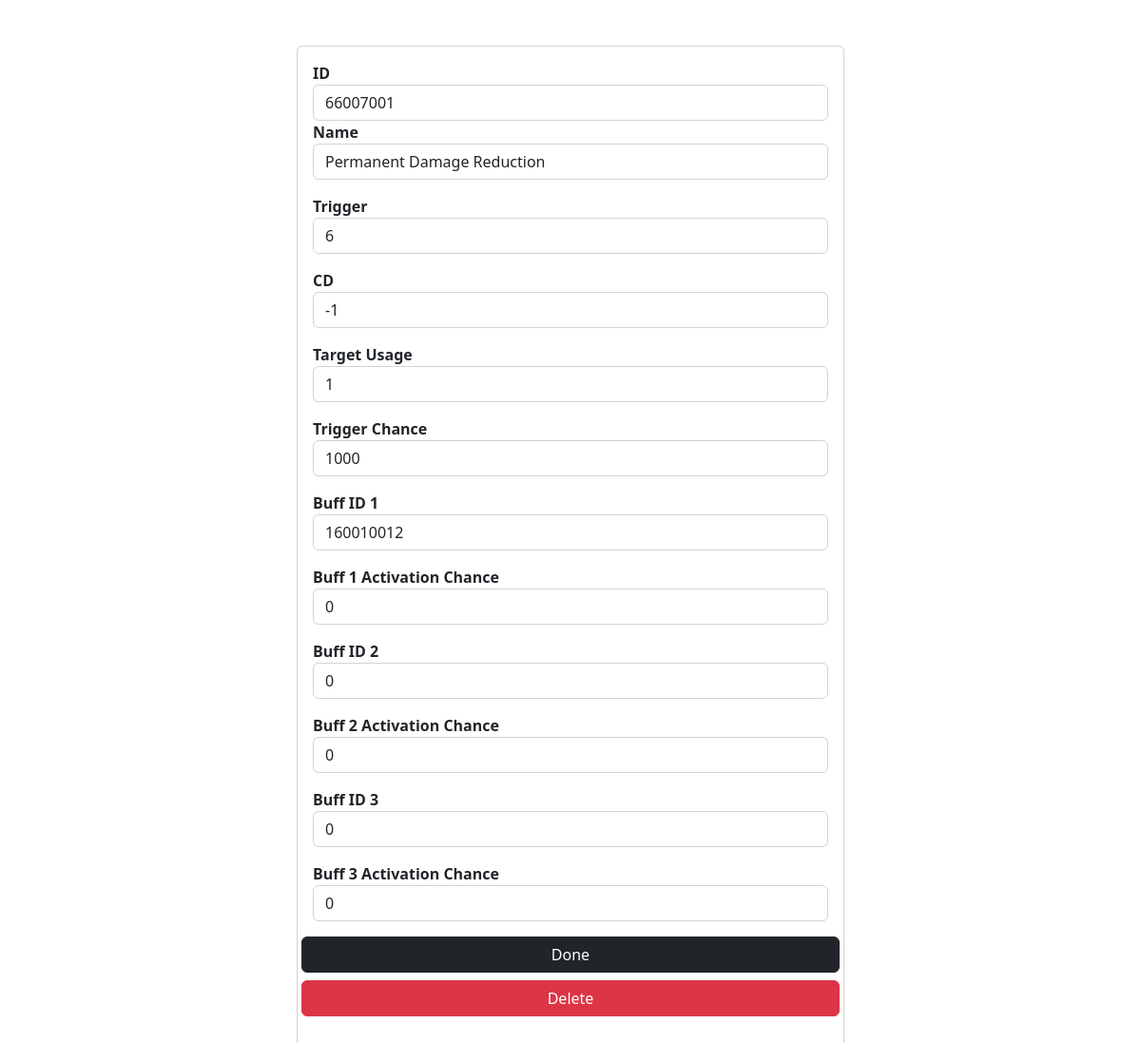
Page /passive_add?id=66007001 on the committed database.
### tables this page shows
CREATE TABLE passiveSkill
        (       
                passive_id INT,
                passive_name VARCHAR(255),
                trigger INT, -- CHANGED
                cd INT,
                usage_target INT, -- CHANGED
                trigger_chance INT,
                buff_id_one INT,
                buff_one_trigger INT,
                buff_id_two INT,
                buff_two_trigger INT,
                buff_id_three INT,
                buff_three_trigger INT
        
        );

### main.py (the view)
@app.route("/passive_add", methods=["GET"])
def passive_add():
    if request.method == "GET":
        passive_id = request.args.get("id")
        passive_data = []
        if passive_id == 'null':
            with sqlite3.connect(db_url) as con:
                cur = con.cursor()
                cur.execute('SELECT * FROM ' + passive_table_name + " ORDER BY passive_id DESC LIMIT 1")
                res = cur.fetchone()
                if not res:
                    res = [-1]
                passive_data =  [str(int(res[0])+1), "", "", "", "", "", "", "", "", "", "", ""]
        else:
            with sqlite3.connect(db_url) as con:
                cur = con.cursor()
                cur.execute('SELECT * FROM ' + passive_table_name + " WHERE passive_id = " + passive_id)
                passive_data = cur.fetchone()
        res_data = []
        for i in range(12):
            res_data.append(passive_data[i])
        return render_template("passive_add.html", metadata=res_data)

### templates/passive_add.html (shortened to what this page needs)
<html>
    <head>
        <link rel="stylesheet" href="/static/css/bootstrap.css">
    </head>
    <body class="">
            <div class="container-fluid mt-5">
                <div class="row justify-content-center">
                    <div class="col-6">
                        <div class="card" style="width: 36rem;">
                            <div class="card-body">
                               <form action="/passive_mod" method="POST">
                                <div class="mb-3">
                                    <div class="row">
                                        <div class="col">
                                            <label for="passive_id"><b>ID</b></label>
                                            <input type="text" class="form-control" id="passive_id" name="passive_id" placeholder="id" value="{{metadata[0]}}">
                                        </div>
                                </div>
                                <div class="mb-3">
                                    <label for="passive_name"><b>Name</b></label>
                                    <input type="text" class="form-control" id="passive_name" name="passive_name" placeholder="name" value="{{metadata[1]}}">
                                </div>
                                <div class="mb-3">
                                    <label for="trigger"><b>Trigger</b></label>
                                    <input type="text" class="form-control" id="trigger" name="trigger" rows="3" placeholder="trigger" value="{{metadata[2]}}">
                                </div>
                                <div class="mb-3">
                                    <label for="cd"><b>CD</b></label>
                                    <input type="text" class="form-control" id="cd" name="cd" placeholder="cd" value="{{metadata[3]}}">
                                </div>
                                <div class="mb-3">
                                    <label for="usage_target"><b>Target Usage</b></label>
                                    <input type="text" class="form-control" id="usage_target" name="usage_target" placeholder="usage_target" value="{{metadata[4]}}">
                                </div>
                                <div class="mb-3">
                                    <label for="trigger_chance"><b>Trigger Chance</b></label>
                                    <input type="text" class="form-control" id="trigger_chance" name="trigger_chance" placeholder="trigger_chance" value="{{metadata[5]}}">
                                </div>
                                <div class="mb-3">
                                    <label for="buff_id_one"><b>Buff ID 1</b></label>
                                    <input type="text" class="form-control" id="buff_id_one" name="buff_id_one" placeholder="buff_id_one" value="{{metadata[6]}}">
                                </div>
                                <div class="mb-3">
                                    <label for="buff_one_trigger"><b>Buff 1 Activation Chance</b></label>
                                    <input type="text" class="form-control" id="buff_one_trigger" name="buff_one_trigger" placeholder="buff_one_trigger" value="{{metadata[7]}}">
                                </div>
                                <div class="mb-3">
                                    <label for="buff_id_two"><b>Buff ID 2</b></label>
                                    <input type="text" class="form-control" id="buff_id_two" name="buff_id_two" placeholder="buff_id_two" value="{{metadata[8]}}">
                                </div>
                                <div class="mb-3">
                                    <label for="buff_two_trigger"><b>Buff 2 Activation Chance</b></label>
                                    <input type="text" class="form-control" id="buff_two_trigger" name="buff_two_trigger" placeholder="buff_two_trigger" value="{{metadata[9]}}">
                                </div>
                                <div class="mb-3">
                                    <label for="buff_id_three"><b>Buff ID 3</b></label>
                                    <input type="text" class="form-control" id="buff_id_three" name="buff_id_three" placeholder="buff_id_three" value="{{metadata[10]}}">
                                </div>
                                <div class="mb-3">
                                    <label for="buff_three_trigger"><b>Buff 3 Activation Chance</b></label>
                                    <input type="text" class="form-control" id="buff_three_trigger" name="buff_three_trigger" placeholder="buff_three_trigger" value="{{metadata[11]}}">
                                </div>
                                <div class="row">
                                    <button type="submit" class="btn btn-dark">Done</button>
                                </div>
                              </form>
                              <form action="passive_del?id={{metadata[0]}}" method="POST" class="mt-2">
                                <div class="row">
                                    <button type="submit" class="btn btn-danger">Delete</button>
                                </div>
                              </form>
                            </div>
                          </div>
                    </div>
                </div>
            </div>
    </body>
</html>

### rows in the picture
passiveSkill: passive_id "66007001", passive_name "Permanent Damage Reduction", trigger "6", cd "-1", usage_target "1", trigger_chance "1000", buff_id_one "160010012", buff_one_trigger "0", buff_id_two "0", buff_two_trigger "0", buff_id_three "0", buff_three_trigger "0"
